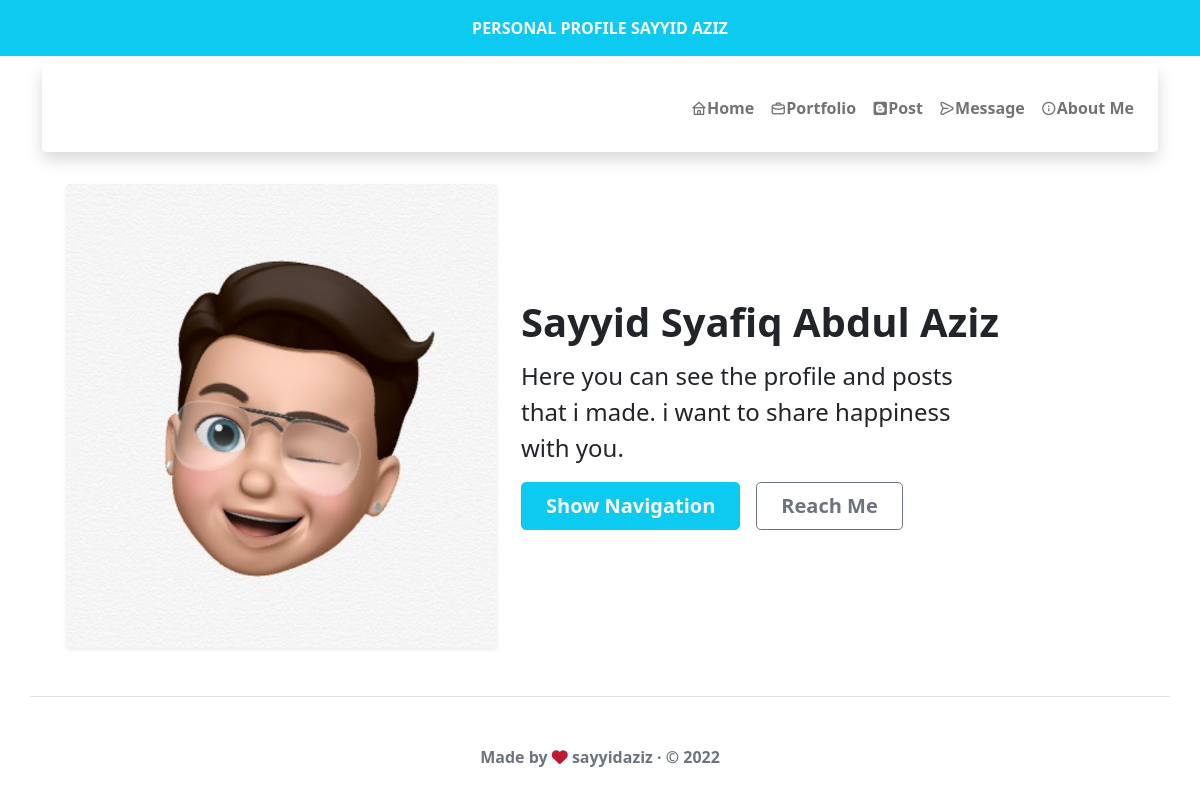
The page / on the database its author committed.
### tables this page shows
CREATE TABLE `home` (
  `id` int(11) NOT NULL,
  `title` text NOT NULL,
  `paragraf` text NOT NULL,
  `hero` varchar(255) NOT NULL
);

### application/controllers/Home.php (called while the page is built, shortened)
<?php
class Home extends CI_Controller {
	public function __construct()
    {
        $this->load->model('M_user');
		$this->load->model('m_home');
    }
	public function index()
	{
		$data['home'] = $this->m_home->data();
		$this->load->view('web/home.php',$data);
	}
}

### index.php (called while the page is built, shortened)
<?php
require_once BASEPATH.'core/CodeIgniter.php';

### application/models/M_home.php (called while the page is built, shortened)
<?php
class M_home extends CI_Model
{
    public $table = 'home';
    public function data()
    {
        $query = $this->db->get($this->table);
        return  $query->result();
    }
}

### application/views/web/home.php (the view, shortened to what this page needs)
<?php foreach ($home as $row) { ?>
    <main class="container">
        <div class="row p-4 pb-0 align-items-center rounded-3">
            <div class="col-md-5 mt-2">
                <img src="<?php echo base_url('assets/img/') . $row->hero ?>" class="img-fluid rounded float-end  shadow-sm" alt="random">
            </div>
            <div class="col-md-6 text-center text-lg-start">
                <h1 class="display-6 fw-bold lh-1 mt-2 mb-3"><?php echo $row->title ?> </h1>
                <p class="col-lg-10 fs-4">
                    <?php echo $row->paragraf ?> </p>
                <div class="d-grid gap-2 d-md-flex justify-content-md-start">
                    <button class="btn btn-info btn-lg px-4 me-md-2 text-light fw-bold" data-bs-toggle="modal" data-bs-target="#staticBackdrop" type="button">Show Navigation</button>
                    <a href="<?php echo base_url('Message') ?>" class="btn btn-outline-secondary btn-lg px-4 fw-bold" type="button">Reach Me</a>
                </div>
            </div>
        </div>
    </main>
<?php } ?>

### rows shown on the page
home: hero (picture), title "Sayyid Syafiq Abdul Aziz", paragraf "Here you can see the profile and posts that i made. i want to share happiness with you."
